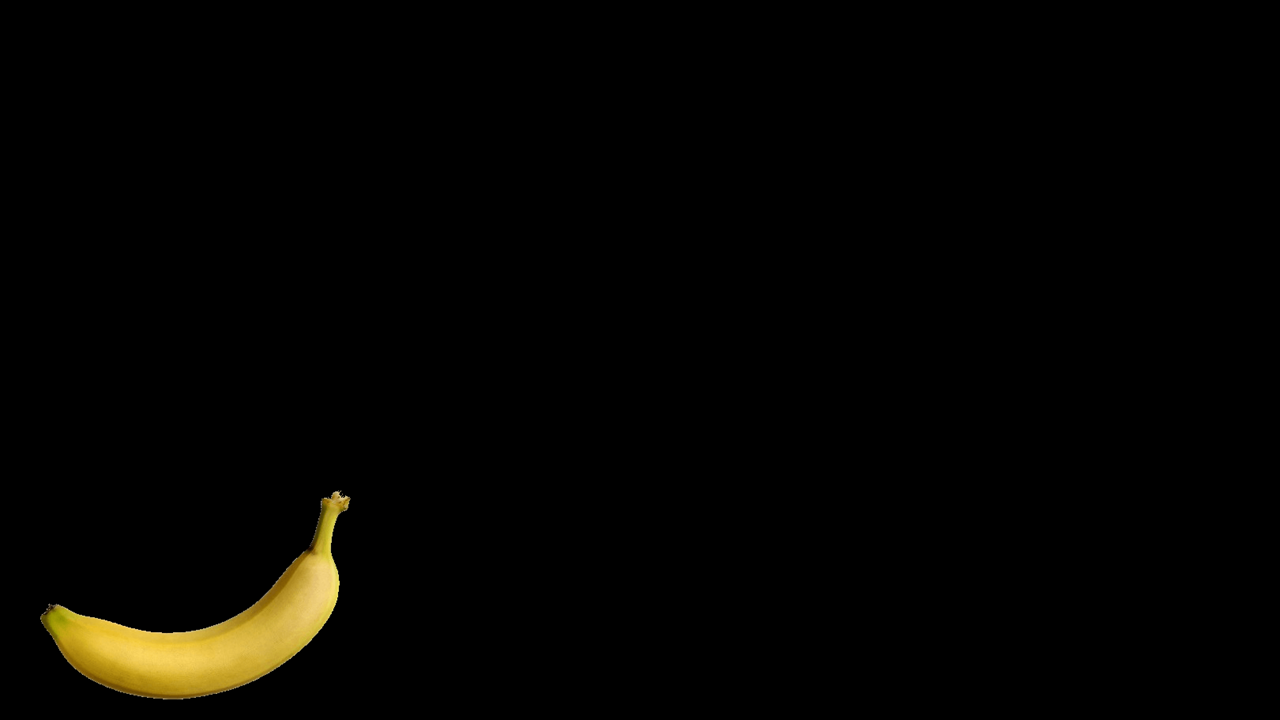
#> input picture Basics/Banano.png, 1280 x 720 px
$ python 8.Adicion.py
#> lines starting #> are read from the running program, lines starting #| are printed output that depends on the picture
import cv2

img1 = cv2.imread('Banano.png')
#> img1 is the input picture: shape (720, 1280, 3); mean B, G, R 1.3, 3.9, 4.7
img2 = cv2.imread('Pera.png')
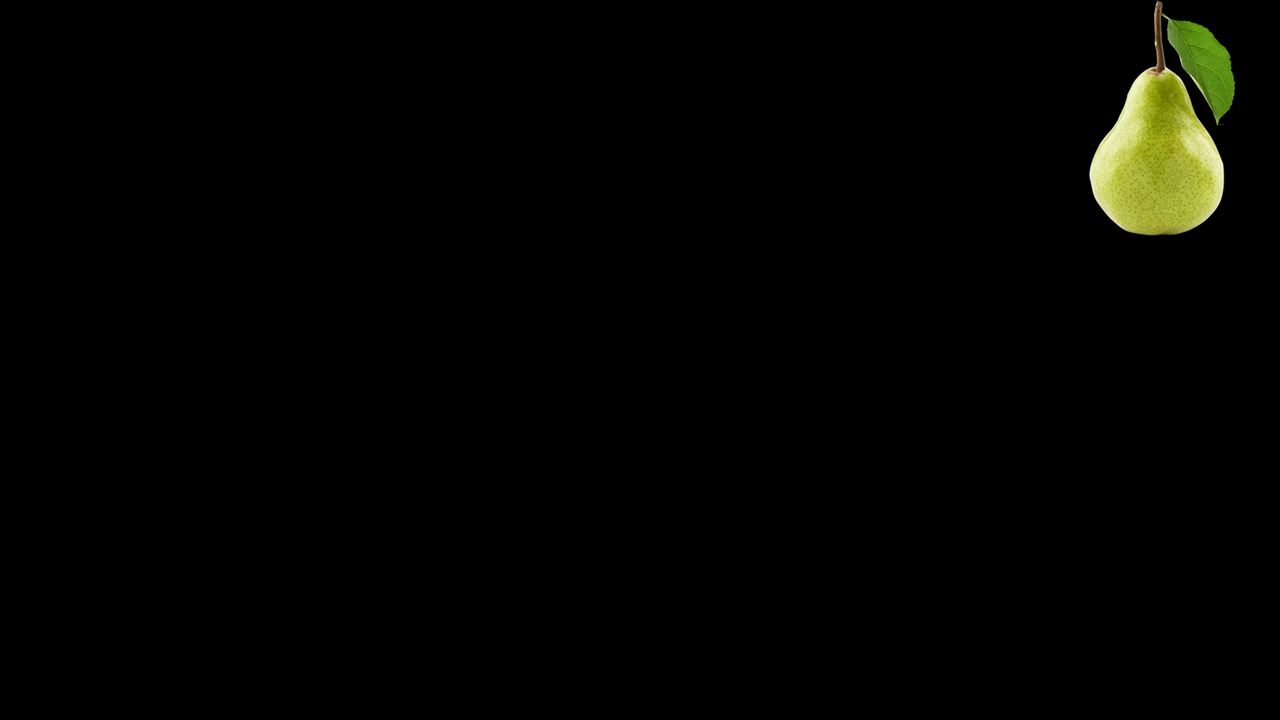
#> input picture Basics/Pera.png, 1280 x 720 px
#> img2 is the input picture: shape (720, 1280, 3); mean B, G, R 1.5, 3.9, 3.6
img3 = cv2.imread('Limon.png')
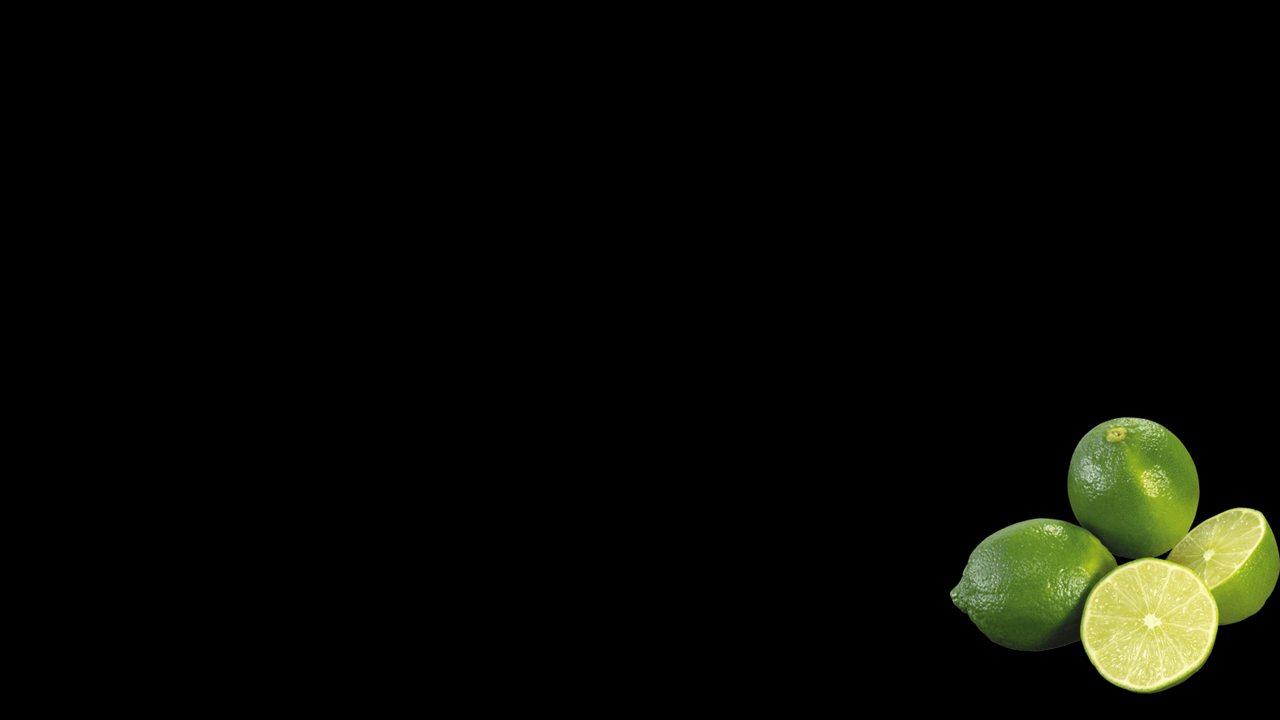
#> input picture Basics/Limon.png, 1280 x 720 px
#> img3 is the input picture: shape (720, 1280, 3); mean B, G, R 4.3, 9.2, 8.1
img4 = cv2.imread('Manzana.png')
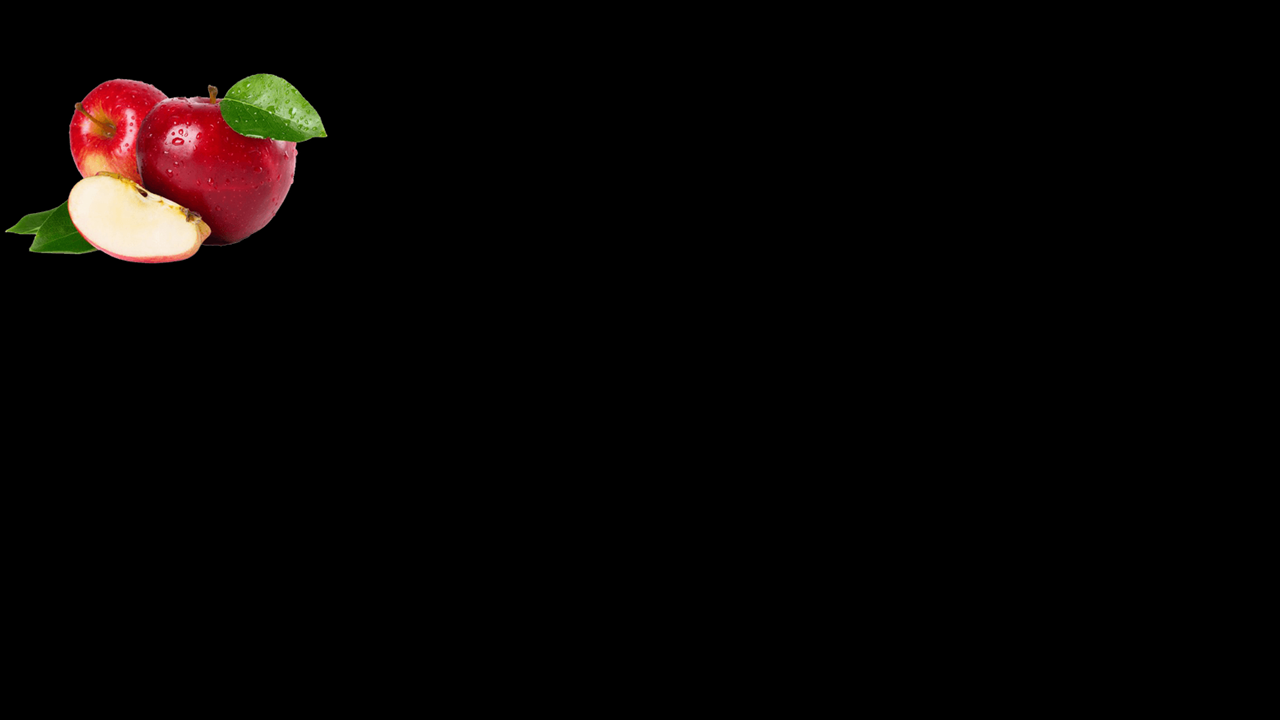
#> input picture Basics/Manzana.png, 1280 x 720 px
#> img4 is the input picture: shape (720, 1280, 3); mean B, G, R 3.3, 4.2, 7.2

Banano = cv2.resize(img1, (300, 300), interpolation=cv2.INTER_CUBIC)
Pera = cv2.resize(img2, (300, 300), interpolation=cv2.INTER_CUBIC)
Limon = cv2.resize(img3, (300, 300), interpolation=cv2.INTER_CUBIC)
Manzana = cv2.resize(img4, (300, 300), interpolation=cv2.INTER_CUBIC)
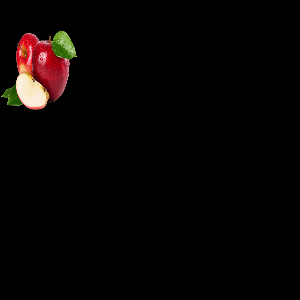
#> Manzana: shape (300, 300, 3); mean B, G, R 3.3, 4.2, 7.2

# Suma
suma_parte1 = cv2.add(Banano, Pera)  # solo sirve para dos imágenes
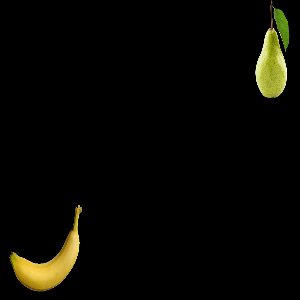
#> suma_parte1: shape (300, 300, 3); mean B, G, R 2.8, 7.8, 8.3
suma_parte2 = cv2.add(Limon, Manzana)
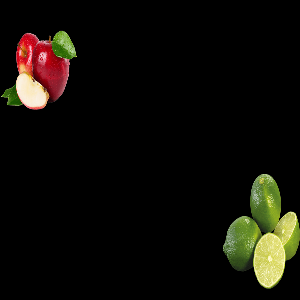
#> suma_parte2: shape (300, 300, 3); mean B, G, R 7.6, 13.4, 15.3
suma_final = cv2.add(suma_parte1, suma_parte2)
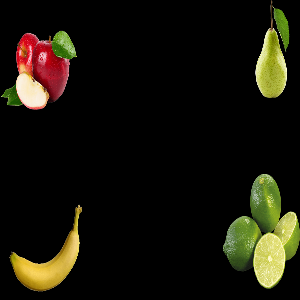
#> suma_final: shape (300, 300, 3); mean B, G, R 10.4, 21.1, 23.6

cv2.imshow('Banano', Banano)
cv2.imshow('Pera', Pera)
cv2.imshow('Limon', Limon)
cv2.imshow('Manzana', Manzana)
cv2.imshow('Frutas', suma_final)

cv2.waitKey(0)
cv2.destroyAllWindows()
